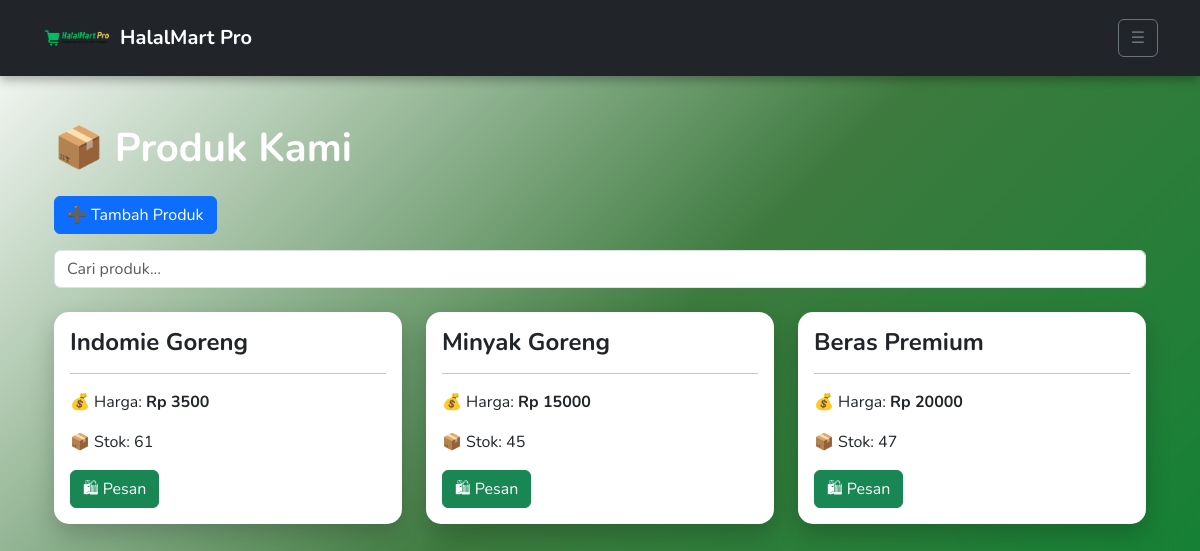
/produk/, run on an earlier commit of the app's database.
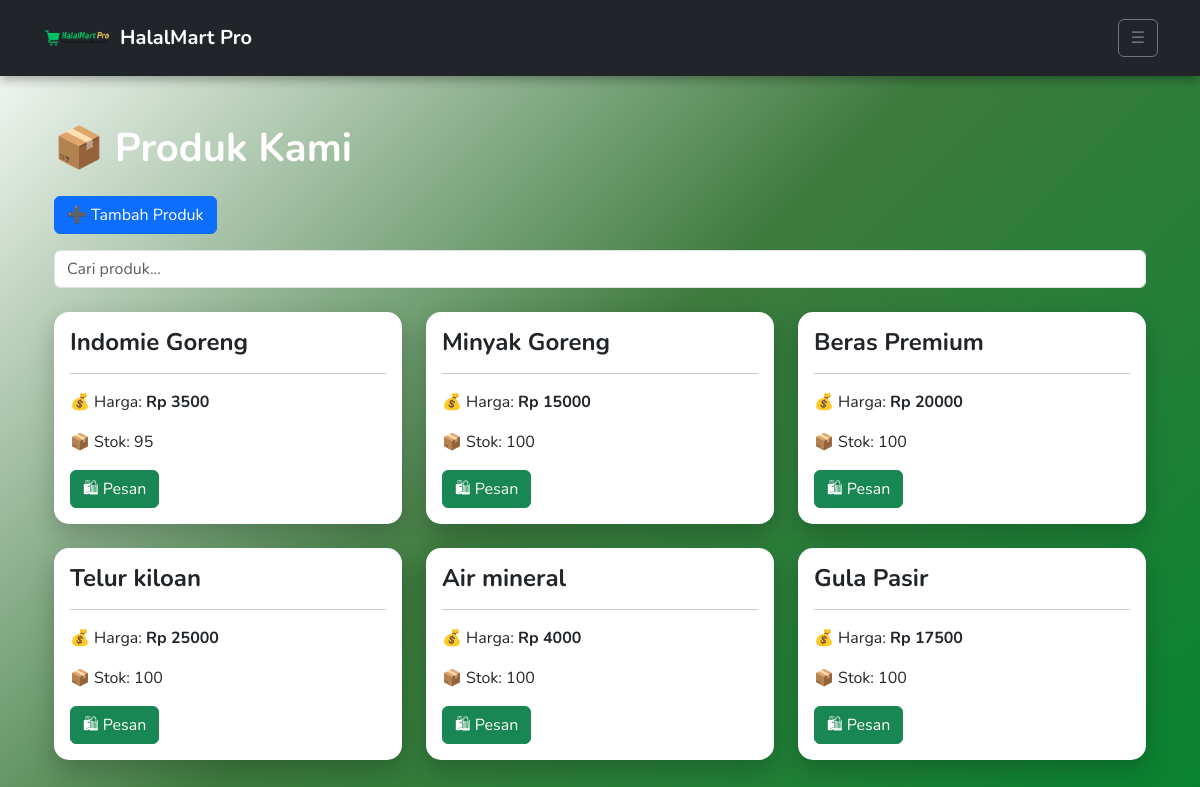
And on a later commit of the database.
### kasir/models.py (models this page shows, shortened)
class Produk(models.Model):
    nama = models.CharField(max_length=100)
    harga = models.IntegerField()
    stok = models.IntegerField()
    halal = models.BooleanField(default=True)

### kasir/views.py (the view)
# urls.py: path('produk/', views.daftar_produk, name='produk'),
def daftar_produk(request):
    keyword = request.GET.get('q')
    if keyword:
        produk = Produk.objects.filter(
            nama__icontains=keyword
        )
    else:
        produk = Produk.objects.all()
    return render(
        request,
        'kasir/produk.html',
        {
            'produk': produk
        }
    )

### kasir/templates/kasir/produk.html
{% extends 'kasir/base.html' %}
{% load i18n %}
{% block content %}
<div class="container mt-5">
    <h1 class="mb-4">
        📦 {% trans "Produk Kami" %}
    </h1>
    <a href="/produk/tambah/"
       class="btn btn-primary mb-3">
       ➕ {% trans "Tambah Produk" %}
    </a>
    <form method="GET" class="mb-4">
        <input
            type="text"
            name="q"
            class="form-control"
            placeholder="{% trans "Cari produk..." %}"
        >
    </form>
    <div class="row">
        {% for item in produk %}
        <div class="col-md-4 mb-4">
            <div class="card h-100">
                <div class="card-body">
                    <h4>
                        {{ item.nama }}
                    </h4>
                    <hr>
                    <p>
                        💰 Harga:
                        <b>Rp {{ item.harga }}</b>
                    </p>
                    <p>
                        📦 Stok:
                        {{ item.stok }}
                    </p>
                    <a
                        href="/jual/?produk={{ item.id }}"
                        class="btn btn-success">
                        🛍 {% trans "Pesan" %}
                    </a>
                </div>
            </div>
        </div>
        {% empty %}
        <div class="col-12">
            <div class="alert alert-warning">
                {% trans "Produk tidak ditemukan." %}
            </div>
        </div>
        {% endfor %}
    </div>
</div>
{% endblock %}

### kasir/templates/kasir/base.html (shortened to what this page needs)
{% load static %}
{% load i18n %}
<!DOCTYPE html>
<html>
<head>
    <link href="https://cdn.jsdelivr.net/npm/bootstrap@5.3.3/dist/css/bootstrap.min.css" rel="stylesheet">
</head>
<body id="bodyHalalMart">
<nav class="navbar navbar-dark bg-dark">
<div class="container">
<a class="navbar-brand d-flex align-items-center" href="/">
    <img
        src="{% static 'images/HalalMart Pro.png' %}"
        alt="HalalMart Pro"
        height="50"
        class="me-2"
    >
    <span class="fw-bold">
        HalalMart Pro
    </span>
</a>
<button
    id="menuButton"
    class="btn btn-outline-secondary"
    type="button"
    data-bs-toggle="offcanvas"
    data-bs-target="#menuHalalMart">
☰
</button>
</div>
</nav>
<div class="container mt-4">
{% block content %}
{% endblock %}
</div>
</body>
</html>

### kasir/templates/kasir/base.html (style rules this page uses)
* { font-family: 'Nunito', sans-serif; }
h1,h2,h3,h4,h5,h6 { font-weight:700; }
.navbar-brand { font-weight:800; }
body { min-height:100vh; background: linear-gradient( 135deg, #ffffff, #3d7a3e, #088331 ); color:white; }
.card { border:none; border-radius:15px; box-shadow:0 10px 25px rgba(0,0,0,0.2); transition:0.3s; }
.navbar { box-shadow:0 4px 10px rgba(0,0,0,0.3); }

What changed in the data, as far as the page shows it:
changed Produk "Indomie Goreng": stok "61" → "95"
changed Produk "Minyak Goreng": stok "45" → "100"
changed Produk "Beras Premium": stok "47" → "100"
added Produk: nama "Telur kiloan", harga "25000", stok "100"
added Produk: nama "Air mineral", harga "4000", stok "100"
added Produk: nama "Gula Pasir", harga "17500", stok "100"
